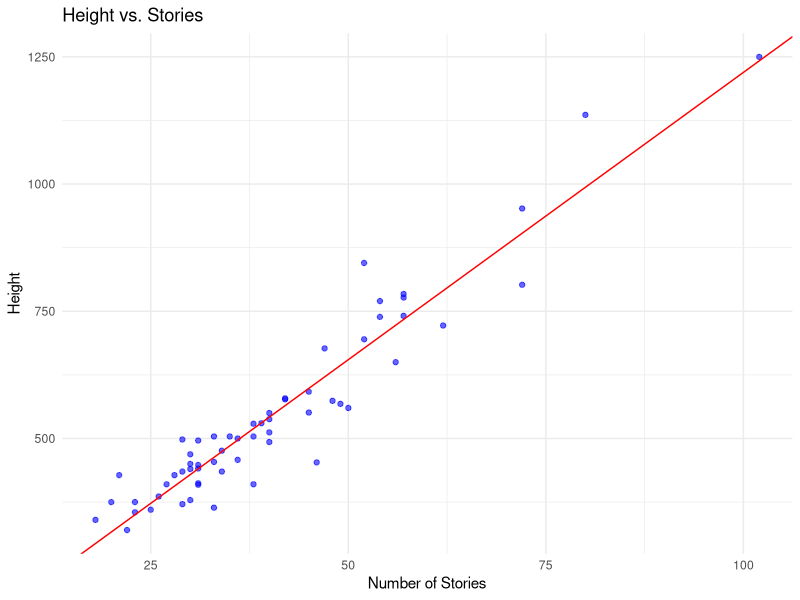
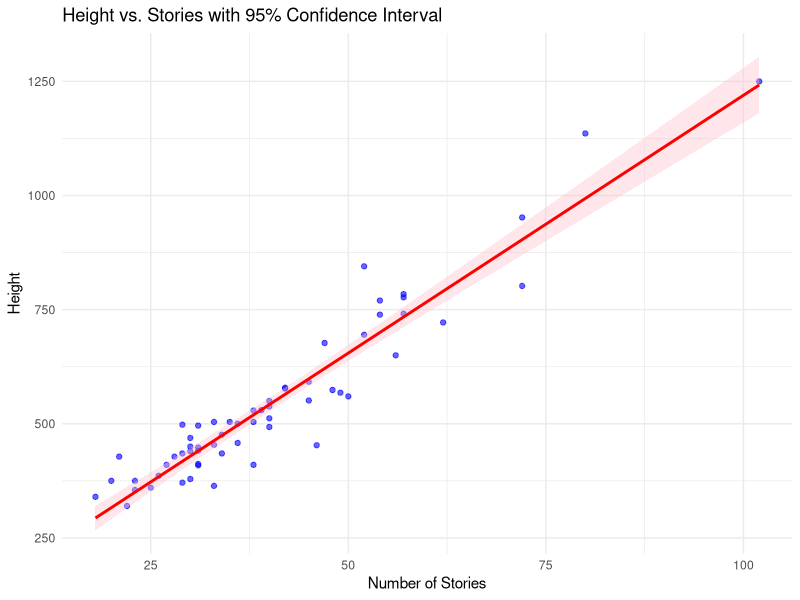
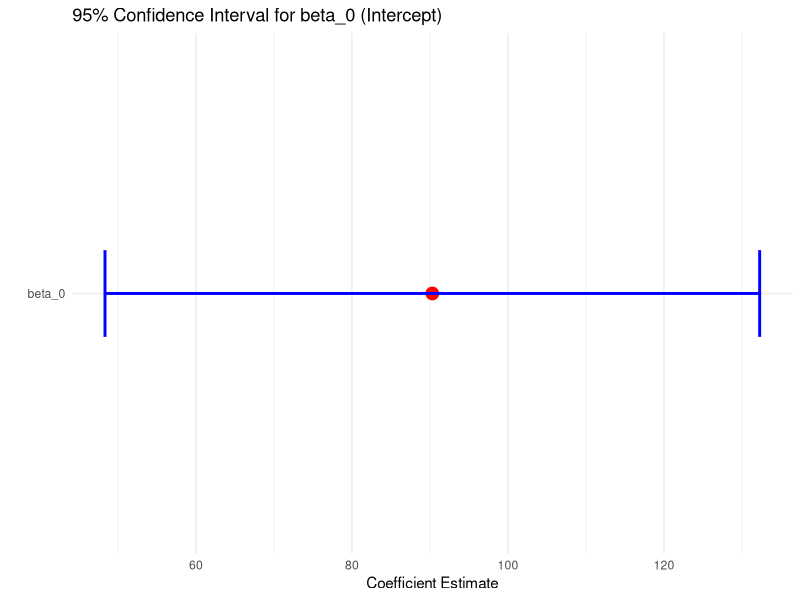
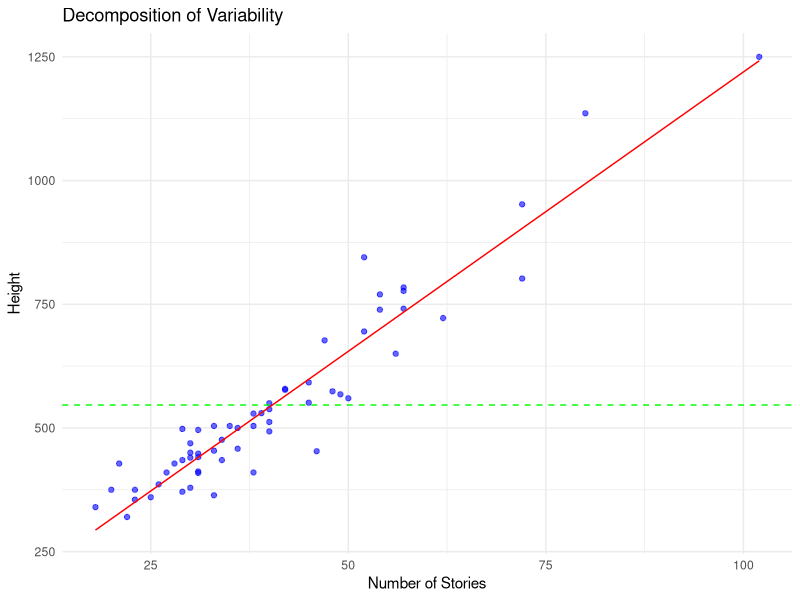
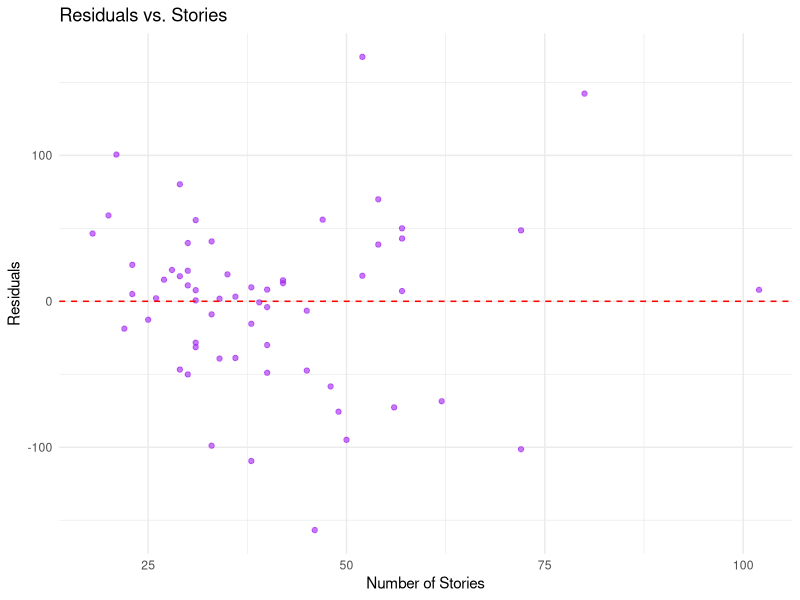

Write the R code that produced these figures, in order.
library(ggplot2)

data <- read.csv("data.csv", header = TRUE)


model <- lm(Height ~ Stories, data=data)

# Extract coefficients (b_0 and b_1)
b_0 <- coef(model)[1]  # Intercept (b_0)
b_1 <- coef(model)[2]  # Slope (b_1)

# Calculate SSE (Sum of Squared Errors)
SSE <- sum(model$residuals^2)  # Sum of squared residuals
cat("Sum of Squared Errors (SSE):", SSE, "\n")


# Print the coefficients
cat("Intercept (b_0):", b_0, "\n")
cat("Slope (b_1):", b_1, "\n")

# Number of observations
n <- nrow(data)

# Degrees of freedom
df <- n - 2

# Compute the residual variance (s^2)
s_squared <- SSE / df

s <- sqrt(s_squared)

# Print the estimated model error variance
cat("Residual Variance (s^2):", s_squared, "\n")
cat("Residual Standard Deviation (s):", s, "\n")




# Scatterplot with manually added regression line using geom_abline()
ggplot(data, aes(x = Stories, y = Height)) +
  geom_point(color = "blue", alpha = 0.6) +          # Add scatterplot points
  geom_abline(intercept = b_0, slope = b_1, color = "red") +  # Add regression line
  labs(
    title = "Height vs. Stories",
    x = "Number of Stories",
    y = "Height"
  ) +
  theme_minimal()  # Use a clean theme for better visualization


# Summary of the model
summary_model <- summary(model)

# Extract coefficients and standard errors
beta_1 <- coef(summary_model)["Stories", "Estimate"]  # Slope estimate
se_beta_1 <- coef(summary_model)["Stories", "Std. Error"]  # Standard error of slope

# Compute the t-statistic
t_stat <- beta_1 / se_beta_1

# Degrees of freedom
df <- summary_model$df[2]  # Residual degrees of freedom (n - 2)

# Compute the p-value (two-tailed test)
p_value <- 2 * pt(-abs(t_stat), df = df)

# Print results
cat("Slope Estimate (beta_1):", beta_1, "\n")
cat("Standard Error of Slope:", se_beta_1, "\n")
cat("t-statistic:", t_stat, "\n")
cat("Degrees of Freedom:", df, "\n")
cat("p-value:", p_value, "\n")

# Decision based on p-value
alpha <- 0.05  # Significance level
if (p_value < alpha) {
  cat("Reject the null hypothesis: There is a significant linear relationship.\n")
} else {
  cat("Fail to reject the null hypothesis: No significant linear relationship.\n")
}


# Confidence Interval for beta_1

# Compute 95% confidence interval for beta_1
conf_interval <- confint(model, level = 0.95)

# Extract CI for beta_1 (second row corresponds to Stories)
ci_beta_1 <- conf_interval[2, ]

# Print the result
cat("95% Confidence Interval for beta_1:\n")
cat("Lower Bound:", round(ci_beta_1[1], 3), "\n")
cat("Upper Bound:", round(ci_beta_1[2], 3), "\n")

# Scatterplot with regression line and confidence interval
ggplot(data, aes(x = Stories, y = Height)) +
  geom_point(color = "blue", alpha = 0.6) +          # Data points
  geom_smooth(
    method = "lm", 
    color = "red", 
    fill = "pink",    # Confidence band color
    se = TRUE,        # Show confidence interval
    level = 0.95      # 95% confidence level
  ) +
  labs(
    title = "Height vs. Stories with 95% Confidence Interval",
    x = "Number of Stories",
    y = "Height"
  ) +
  theme_minimal()


# Extract intercept-specific results
beta_0 <- coef(summary_model)["(Intercept)", "Estimate"]
se_beta_0 <- coef(summary_model)["(Intercept)", "Std. Error"]
t_stat <- coef(summary_model)["(Intercept)", "t value"]
p_value <- coef(summary_model)["(Intercept)", "Pr(>|t|)"]

# Print results
cat("Intercept Estimate (beta_0):", round(beta_0, 3), "\n")
cat("Standard Error of Intercept:", round(se_beta_0, 3), "\n")
cat("t-statistic:", round(t_stat, 3), "\n")
cat("p-value:", p_value, "\n")

# Decision based on p-value
alpha <- 0.05
if (p_value < alpha) {
  cat("Reject H0: The intercept is significantly different from zero.\n")
} else {
  cat("Fail to reject H0: The intercept is not significantly different from zero.\n")
}


#Confidence Interval for beta_0

# Compute 95% confidence interval for beta_0
conf_interval <- confint(model, level = 0.95)

# Extract CI for beta_0 (first row corresponds to the intercept)
ci_beta_0 <- conf_interval[1, ]

# Print the result
cat("95% Confidence Interval for beta_0:\n")
cat("Lower Bound:", round(ci_beta_0[1], 3), "\n")
cat("Upper Bound:", round(ci_beta_0[2], 3), "\n")

# Extract coefficients and CI
beta_0 <- coef(model)[1]
ci_lower <- conf_interval[1, 1]
ci_upper <- conf_interval[1, 2]

# Create a data frame for plotting
ci_data <- data.frame(
  Parameter = "beta_0",
  Estimate = beta_0,
  Lower = ci_lower,
  Upper = ci_upper
)

# Plot using ggplot2
ggplot(ci_data, aes(x = Parameter, y = Estimate)) +
  geom_point(size = 4, color = "red") +           # Point estimate
  geom_errorbar(
    aes(ymin = Lower, ymax = Upper),
    width = 0.2,
    size = 1,
    color = "blue"
  ) +
  labs(
    title = "95% Confidence Interval for beta_0 (Intercept)",
    y = "Coefficient Estimate",
    x = ""
  ) +
  theme_minimal() +
  coord_flip()  # Rotate the plot for better readability



# Compute R^2

# Extract observed and predicted values
y <- data$Height
y_hat <- predict(model)
y_bar <- mean(y)

# Compute SST, SSR, SSE
SST <- sum((y - y_bar)^2)
SSR <- sum((y_hat - y_bar)^2)
SSE <- sum((y - y_hat)^2)

# Compute R-squared
R_squared <- SSR / SST  # Or equivalently: 1 - (SSE / SST)

# Print results
cat("SST (Total Variability):", SST, 2, "\n")
cat("SSR (Explained Variability):", SSR, 2, "\n")
cat("SSE (Unexplained Variability):", SSE, 2, "\n")
cat("R-squared:", round(R_squared, 3), "\n")

# Verify with built-in R values
cat("\nVerification from model summary:\n")
cat("R-squared (from summary):", summary(model)$r.squared, "\n")

# Create a data frame for plotting
plot_data <- data.frame(
  Stories = data$Stories,
  Height = data$Height,
  Fitted = predict(model)
)

# Plot observed, fitted, and mean values
ggplot(plot_data, aes(x = Stories)) +
  geom_point(aes(y = Height), color = "blue", alpha = 0.6) +  # Observed
  geom_line(aes(y = Fitted), color = "red") +                 # Regression line
  geom_hline(yintercept = mean(plot_data$Height), 
             linetype = "dashed", color = "green") +         # Mean of Y
  labs(
    title = "Decomposition of Variability",
    y = "Height",
    x = "Number of Stories"
  ) +
  theme_minimal()


#Plot Residuals

# Residual plot
ggplot(data, aes(x = Stories, y = residuals(model))) +
  geom_point(color = "purple", alpha = 0.6) +
  geom_hline(yintercept = 0, linetype = "dashed", color = "red") +
  labs(title = "Residuals vs. Stories",
       x = "Number of Stories",
       y = "Residuals") +
  theme_minimal()

#Confidence Interval for mean response


